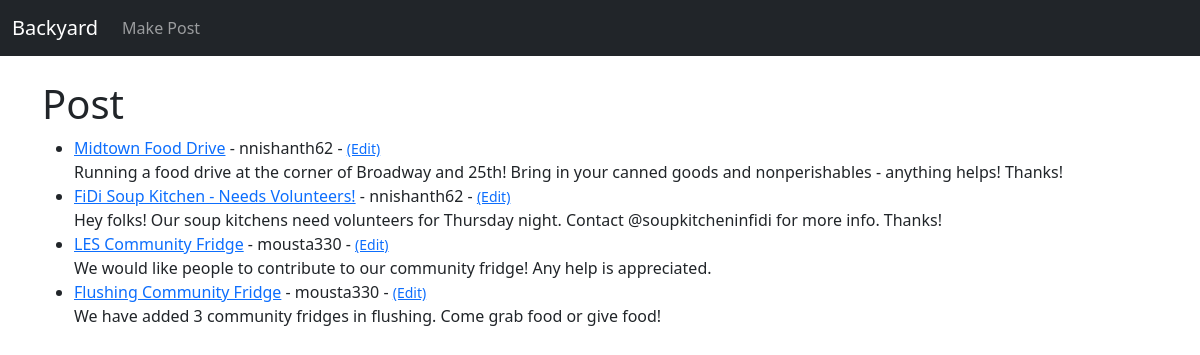
The page / on the database its author committed.
### blog/models.py (models this page shows, shortened)
class Post(models.Model):
    title = models.CharField(max_length = 255)
    title_tag = models.CharField(max_length = 255)
    author = models.ForeignKey(User, on_delete = models.CASCADE)
    body = models.TextField()

### blog/views.py (the view)
# urls.py: path('', HomeView.as_view(), name = "home"),
class HomeView(ListView):
    model = Post
    template_name = 'home.html'

### blog/templates/home.html
{% extends 'base.html' %}
{% block content %}
<h1>Post</h1>
<ul>
{% for post in object_list %}
	<li><a href = "{% url 'post_detail' post.pk %}">{{ post.title }}</a> - {{ post.author }} - <small><a href ="{% url 'update_post' post.pk%}">(Edit)</a> </small><br/>
	{{ post.body }}</li>
{% endfor %}
</ul>
{% endblock %}

### rows shown on the page
Post: title "Midtown Food Drive", author "nnishanth62", body "Running a food drive at the corner of Broadway and 25th! Bring in your canned goods and nonperishables - anything helps! Thanks!"
Post: title "FiDi Soup Kitchen - Needs Volunteers!", author "nnishanth62", body "Hey folks! Our soup kitchens need volunteers for Thursday night. Contact @soupkitcheninfidi for more info. Thanks!"
Post: title "LES Community Fridge", author "mousta330", body "We would like people to contribute to our community fridge! Any help is appreciated."
Post: title "Flushing Community Fridge", author "mousta330", body "We have added 3 community fridges in flushing. Come grab food or give food!"
